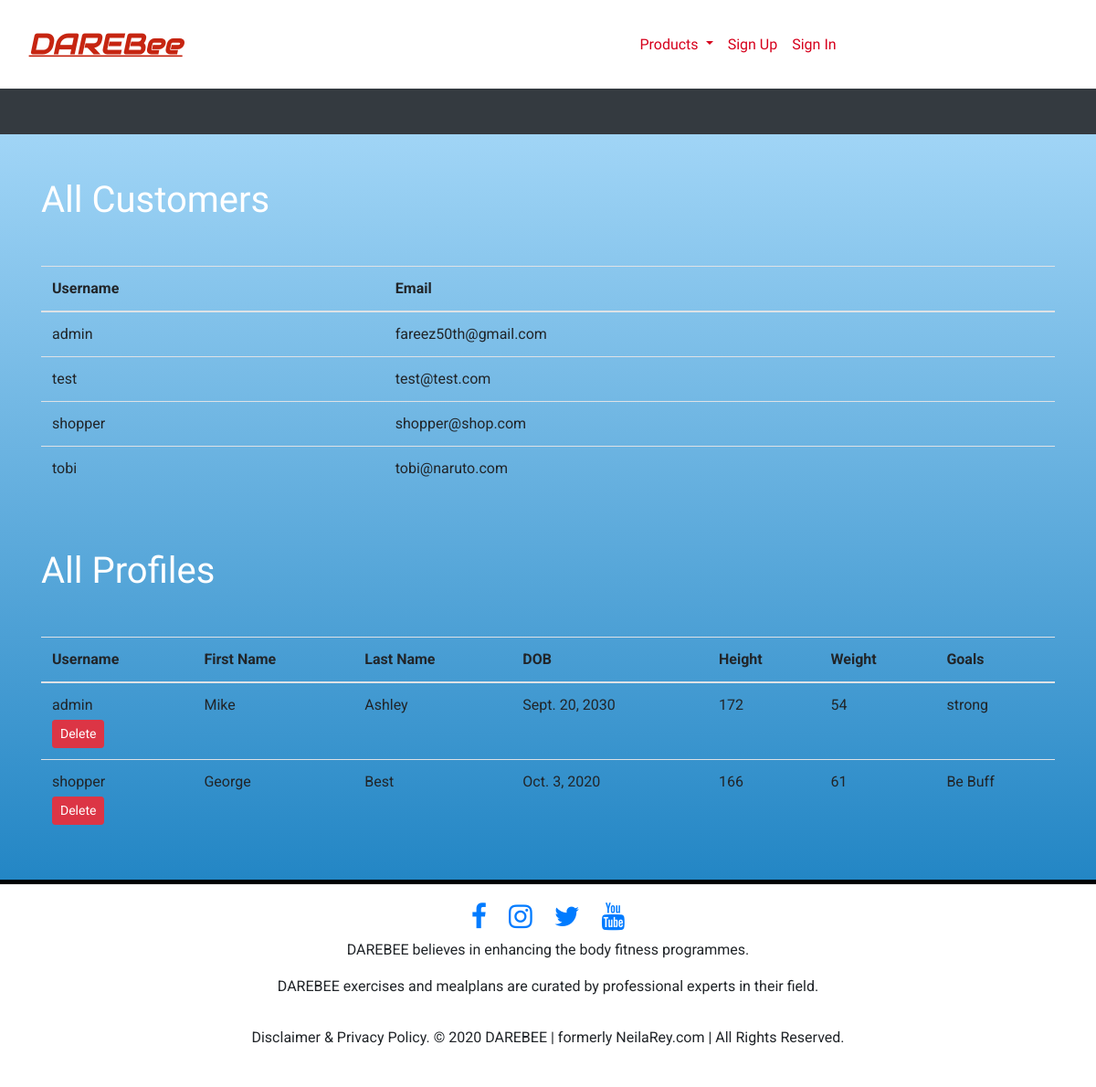
Before: /profiles/ with the older database file.
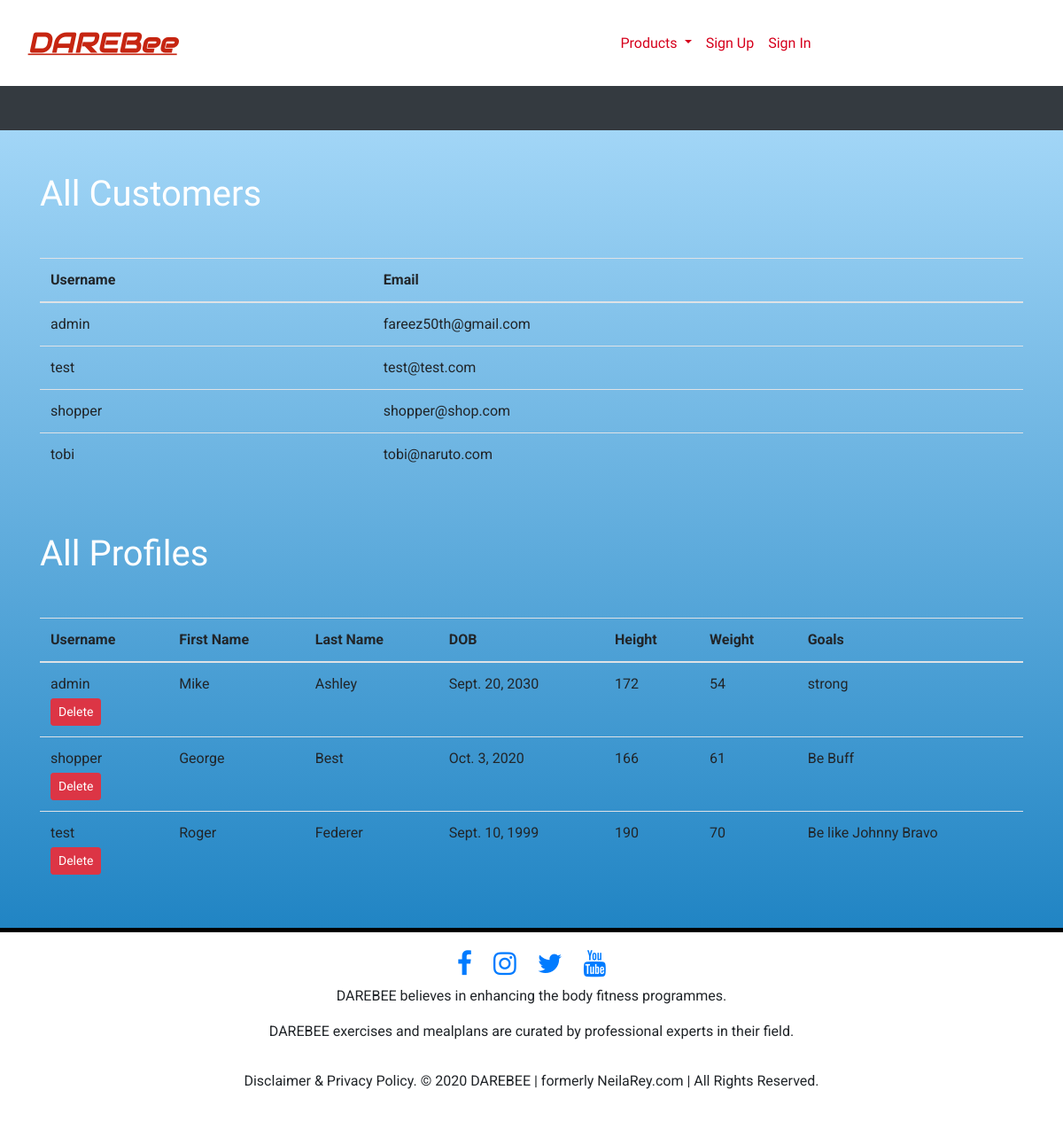
After: the same page with the newer database file.
### customers/models.py (models this page shows, shortened)
class Profile(models.Model):
    customer = models.ForeignKey(User, on_delete=models.CASCADE)
    first_name = models.CharField(blank=False, max_length=255)
    last_name = models.CharField(blank=False, max_length=255)
    dob = models.DateField(blank=False)
    height = models.PositiveIntegerField(blank=False)
    weight = models.PositiveIntegerField(blank=False)
    goals = models.CharField(blank=False, max_length=255)

### customers/views.py (the view)
# urls.py: path("", customers.views.show_profiles,
def show_profiles(request):
    all_customers = User.objects.all()
    all_profiles = Profile.objects.all()
    return render(request, "customers/show_profiles.template.html", {
        "all_profiles": all_profiles,
        "all_customers": all_customers
    })

### cart/contexts.py (called while the page is built)
def cart_contents(request):
    cart = request.session.get("shopping_cart", {})
    mealplan_cart = request.session.get("mealplan_shopping_cart", {})
    return {
        "cart": cart,
        "mealplan_cart": mealplan_cart,
        "number_of_items": int(len(cart) + len(mealplan_cart))
    }

### customers/templates/customers/show_profiles.template.html (shortened to what this page needs)
{% extends 'base.template.html'%}
{% block content %}
<div class="table-responsive mt-5">
    <table class="table table-hover mt-5 mb-5">
    <h1>All Customers</h1>
    <thead>
        <tr>
            <th scope="col">Username</th>
            <th scope="col">Email</th>
        </tr>
    </thead>
    <tbody>
    {% for each_customer in all_customers %}
        <tr>
            <td>{{each_customer.username}}</td>
            <td>{{each_customer.email}} </td>
        </tr>
    {% endfor %}
    </tbody>
    </table>
</div>
<div class="table-responsive mt-3">
    <table class="table table-hover mt-5 mb-5">
    <h1>All Profiles</h1>
    <thead>
        <tr>
        <th scope="col">Username</th>
        <th scope="col">First Name</th>
        <th scope="col">Last Name</th>
        <th scope="col">DOB</th>
        <th scope="col">Height</th>
        <th scope="col">Weight</th>
        <th scope="col">Goals</th>
        </tr>
    </thead>
    <tbody>
    {% for each_profile in all_profiles %}
        <tr>
        <td>
        {{each_profile.customer}}
        <div class="profile-control">
            <a class="btn btn-danger btn-sm mt-1" href="{% url 'delete_profile_route' profile_id=each_profile.id%}">Delete</a>
        </div>
        </td>
        <td>{{each_profile.first_name}} </td>
        <td>{{each_profile.last_name}}</td>
        <td>{{each_profile.dob}}</td>
        <td>{{each_profile.height}}</td>
        <td>{{each_profile.weight}}</td>
        <td>{{each_profile.goals}}</td>
        </tr>
        {% endfor %}
    </tbody>
    </table>
</div>
{% endblock %}

### templates/base.template.html (shortened to what this page needs)
<!doctype html>
{% load static %}
<html lang="en">
  <head>
    <link rel="stylesheet" href="https://maxcdn.bootstrapcdn.com/bootstrap/4.0.0/css/bootstrap.min.css">
    <link rel="stylesheet" href="https://cdnjs.cloudflare.com/ajax/libs/font-awesome/4.7.0/css/font-awesome.min.css">
    <link rel="stylesheet" href="{% static 'style.css' %}">
  </head>
  <body>
    <nav id="general-navbar"class="navbar navbar-expand-lg navbar-light">
		<a class="navbar-brand"
			href="{% url 'home_route'%}"><img src="{% static 'image/titlesmall.png' %}"></a>
			<div class="collapse navbar-collapse" id="navbarNavDropdown">
				<ul class="navbar-nav mx-auto">
					<li class="nav-item dropdown">
						<a class="nav-link dropdown-toggle" href="{% url 'view_all_products_route'%}" id="products-DropdownMenuLink"
							style="color: #d6001c" data-toggle="dropdown" aria-haspopup="true" aria-expanded="false">
							Products
						</a>
					</li>
                    {% if user.is_authenticated %}
                    <li class="nav-item">
                            <a class="nav-link" style="color: #d6001c" href="{% url 'create_profile_route' %}">Create Profile</a>
                    </li>
                    <li class="nav-item">
                            <a class="nav-link" style="color: #d6001c" href="{% url 'view_user_profile_route' %}">View Pofile</a>
                    </li>
                    <li class="nav-item">
                            <a class="nav-link" style="color: #d6001c" href="{% url 'view_purchases_route' %}">View Purchases</a>
                    </li>
                    <li class="nav-item">
                            <a class="nav-link" style="color: #d6001c" href="{% url 'account_logout' %}">Sign Out</a>
                    </li>
                     {% else %}
                        <li class="nav-item">
                            <a class="nav-link" style="color: #d6001c" href="{% url 'account_signup' %}">Sign Up</a>
                        </li>
                        <li class="nav-item">
                            <a class="nav-link" style="color: #d6001c" href="{% url 'account_login' %}">Sign In</a>
                        </li>
                    {% endif %}
				</ul>
			</div>
	</nav>
    <nav id="user-navbar" class="navbar navbar-light bg-dark" style="min-height: 50px;">
    </nav>
    <div class="container">
                {%block content%}{%endblock%}
    </div>
    <footer class="page-footer">
        <div id="footer-text" class="container-fluid text-center">
            <div id="social-meida" class="footer-items">
                <a href="https://www.facebook.com/pg/darebees/photos/?ref=page_internal" target="blank" class="fa fa-facebook"></a>
                <a href="https://www.instagram.com/darebeecom/" target="blank" class="fa fa-instagram"></a>
                <a href="https://twitter.com/darebees" target="blank" class="fa fa-twitter"></a>
                <a href="https://www.youtube.com/c/Darebees" target="blank" class="fa fa-youtube"></a>
            </div>
            <p>DAREBEE believes in enhancing the body fitness programmes.</p>
            <p>DAREBEE exercises and mealplans are curated by professional experts in their field.</p>
        </div>
        <div class="footer-copyright text-center py-3">
        <p>Disclaimer & Privacy Policy. © 2020 DAREBEE | formerly NeilaRey.com  | All Rights Reserved.</p>
  </div>
    </footer>
  </body>
</html>

### static/style.css (style rules this page uses)
body { background-image: linear-gradient(#b7e3ff, #0070b7); padding: 0; margin: 0; border: 0; }
#general-navbar { background: white; font-family: 'Roboto Condensed', sans-serif; color: #d6001c; }
nav img { width: 50%; }
.nav-item a { color: #d6001c }
#user-navbar { margin-bottom: 0; background: darkblue; }
h1, h2, h3 { font-family: 'Roboto Condensed', sans-serif; color: white; }
.btn { font-family: 'Roboto', sans-serif; }
.table { font-family: 'Roboto', sans-serif; }
footer { padding: 10px; background: white; font-family: 'Roboto', sans-serif; border-top: 5px solid black; }
.footer-items a { padding: 10px; font-size: 30px; }

Changed rows visible on the page:
added Profile: customer "test", first_name "Roger", last_name "Federer", dob "Sept. 10, 1999", height "190", weight "70", goals "Be like Johnny Bravo"
